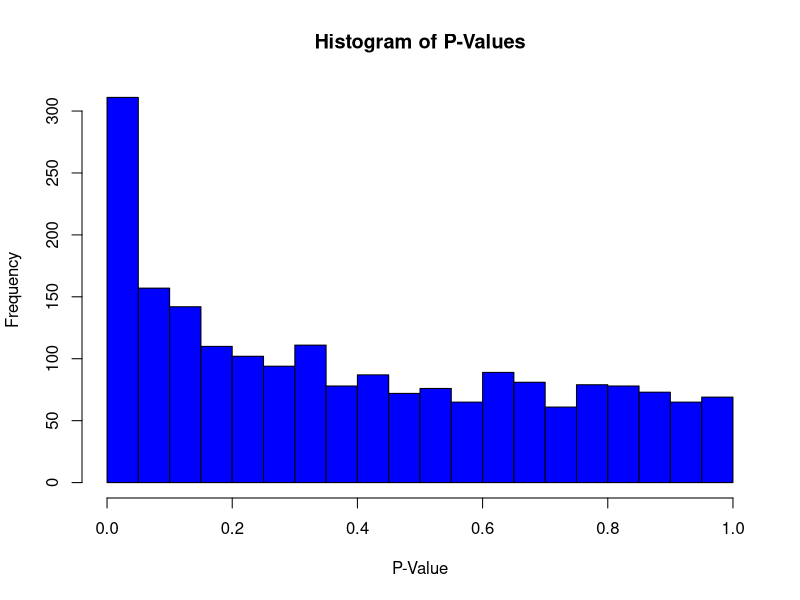
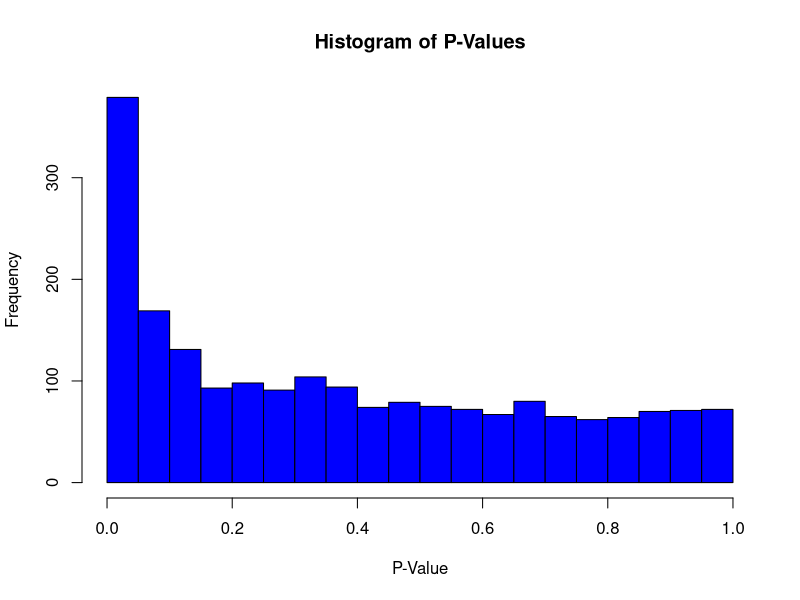

Source code (R) for these figures, in order:
## ---- chunk 1
knitr::opts_chunk$set(
  echo = TRUE,
  warning = FALSE, 
  message = FALSE, 
  fig.width = 5, 
  fig.height = 4, 
  out.width = "50%", 
  fig.align = "center"
)
## ---- chunk 2

get_pvalues <- function(p, n, ar_coefficient, prob, logit_coefficient){
  
  # Simulate AR(1) processes for each predictor
  X <- matrix(nrow = n, ncol = p)
  for (i in 1:p) {
    X[, i] <- arima.sim(n = n, model = list(ar = ar_coefficient))
  }

  # SIMULATION 1
  Y1 <- rbinom(n, size = 1, prob = prob)
  

  # Convert X matrix to a data frame for glm
  X_df <- as.data.frame(X)
  
  # Add Y to the data frame
  X_df$Y1 <- Y1
  
  # Fit a GLM model with all predictors
  glm_model_1 <- glm(Y1 ~ ., data = X_df, family = binomial)
  
  # Summary of the model to get p-values
  p_values1 <- coef(summary(glm_model_1))[, "Pr(>|z|)"]
  p_values1 <- p_values1[-1]  # Exclude the intercept (assuming it's the first coefficient)
  
  
  # SIMULATION 2
  # Initialize Y2
  Y2 <- numeric(n)

  # Calculate probabilities and simulate Y for each observation
  for (i in 1:n) {
    # Calculate the sum of predictors X2 to X21 for each observation
    predictors_sum <- sum(X[i, 2:21])
    # Calculate the logistic probability
    prob_i <- plogis(logit_coefficient * predictors_sum)
    # Simulate Y based on the calculated probability
    Y2[i] <- rbinom(1, size = 1, prob = prob_i)
  }
  # Add Y_logistic to the data frame
  X_df$Y2 <- Y2
  
  # Fit a GLM model with all predictors for the logistic simulation
  glm_model_2 <- glm(Y2 ~ ., data = X_df, family = binomial(link = "logit"))
  
  # Summary of the model to get p-values
  p_values2 <- coef(summary(glm_model_2))[, "Pr(>|z|)"]
  p_values2 <- p_values2[-1]  # Exclude the intercept (assuming it's the first coefficient)
  

  return(list(p1 = p_values1, p2 = p_values2))
}

## ---- chunk 3

# Parameters
p <- 200 # Number of predictors
n <- 500 # Number of observations for Y
ar_coefficient <- 0.5
prob <- 0.5
logit_coefficient <- 0.08
replications <- 10
set.seed(100)
results <- replicate(replications, get_pvalues(p, n, ar_coefficient, prob, logit_coefficient), simplify = FALSE)

# Aggregate the p-values for each simulation
p_values1 <- unlist(lapply(results, function(x) x$p1))
p_values2 <- unlist(lapply(results, function(x) x$p2))


hist(p_values1, breaks=25, main="Histogram of P-Values", xlab="P-Value", ylab="Frequency",
     col="blue", border="black")


hist(p_values2, breaks=25, main="Histogram of P-Values", xlab="P-Value", ylab="Frequency",
     col="blue", border="black")
